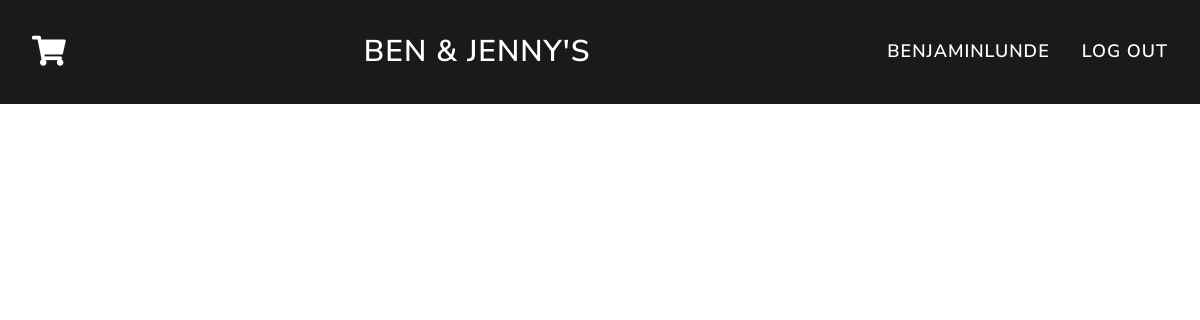
Page /recipes/shopping/ (signed in) on the earlier database version.
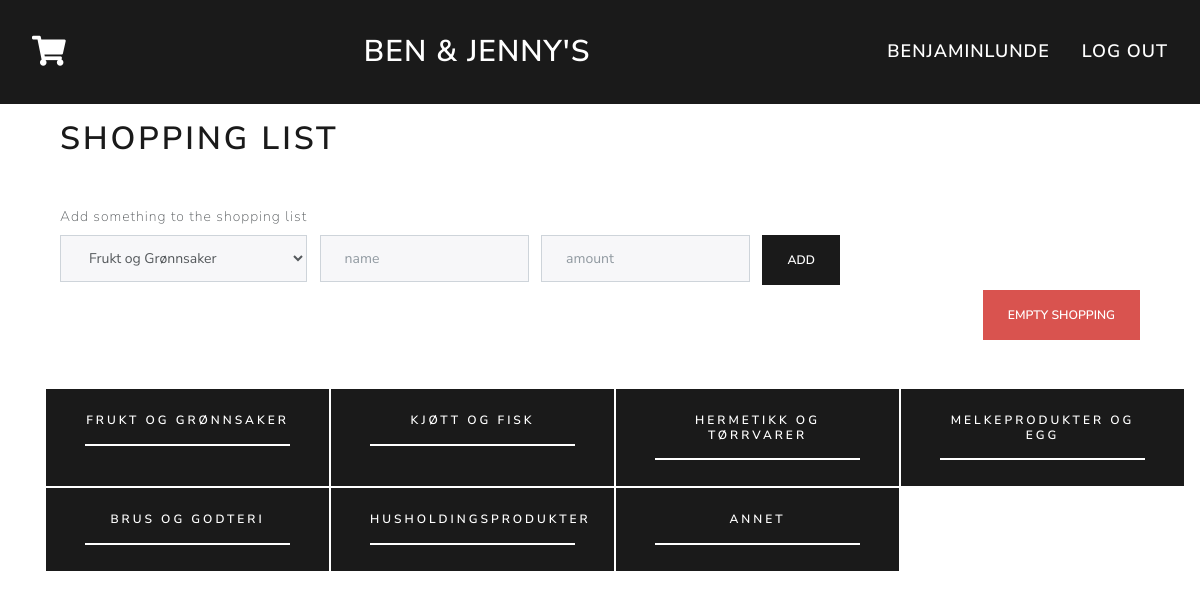
Same page on the later database version.
### recipes/models.py (models this page shows, shortened)
class Tagg(models.Model):
    name = models.CharField(max_length=80)

### recipes/views.py (the view, shortened to what this page needs)
# urls.py: path('shopping/', views.shopping, name="shopping"),
def shopping(request):
    if request.user.is_authenticated:
        current_user = request.user
        tagg_list = Tagg.objects.order_by('id')
        shop_list = IngredientToShop.objects.filter(shopper=current_user)
        context = {'tagg_list': tagg_list, 'shop_list': shop_list, }
        return render(request, 'recipes/shopping.html', context)
    else:
        return HttpResponseRedirect("/recipes/")

### recipes/templates/recipes/shopping.html (shortened to what this page needs)
{% extends 'base.html' %}
{% block content %}
{% if tagg_list %}
<div style="padding-top: 40px; padding-left:60px;">
    <h1> Shopping List </h1>
    <ul class="list-inline list-unstyled mt-5" style="padding-right:60px;">
        <form action="/recipes/shopping/" method="post">
                <li class="list-inline-item mb-2">
                    <label for="tagg">Add something to the shopping list</label>
                    <select class="form-control" name ="tagg" id="select">
                    {% for tagg in tagg_list %}
                    <option value="{{ tagg.id }}">{{ tagg.name }}</option>
                    {% endfor %}
                    </select>
                </li>
                <li class="list-inline-item mb-2"> <input type="text" name ="name" required class="form-control" placeholder="name"> </li>
                <li class="list-inline-item mb-2"> <input type="text" name ="measurment" required class="form-control" placeholder="amount"> </li>
                <button type="submit" class="btn btn-primary">Add</button>
        </form>
        <a href="/recipes/delete_all"><button type="button" class="btn btn-danger float-right">Empty shopping</button></a>
    </ul>
    <div class="row pt-5 pb-5" style="width: 100%;">
        {% for tagg in tagg_list %}
        <div class=" text-white bg-primary order-lg-2 col-lg-3 border border-white">
            <div class=" card-body pt-4 pl-4 pr-4" style="padding-bottom: 10px; padding-left: 10px;">
                <h6 class="card-title" style="text-align:center;">{{tagg.name}}</h6>
                <hr style="height:2px;border-width:0;color:white;background-color:white">
            </div>
        </div>
        {% endfor %}
    </div>
</div>
{% else %}
    <p>Taggs are available.</p>
{% endif %}
{% endblock %}

Differences in the rows shown:
added Tagg: name "FRUKT OG GRØNNSAKER"
added Tagg: name "KJØTT OG FISK"
added Tagg: name "HERMETIKK OG TØRRVARER"
added Tagg: name "MELKEPRODUKTER OG EGG"
added Tagg: name "BRUS OG GODTERI"
added Tagg: name "HUSHOLDINGSPRODUKTER"
added Tagg: name "ANNET"
Other differences:
form field tagg: (not shown) → "Frukt og Grønnsaker"
text now shown: "SHOPPING LIST Add something to the shopping list ADD EMPTY SHOPPING"
